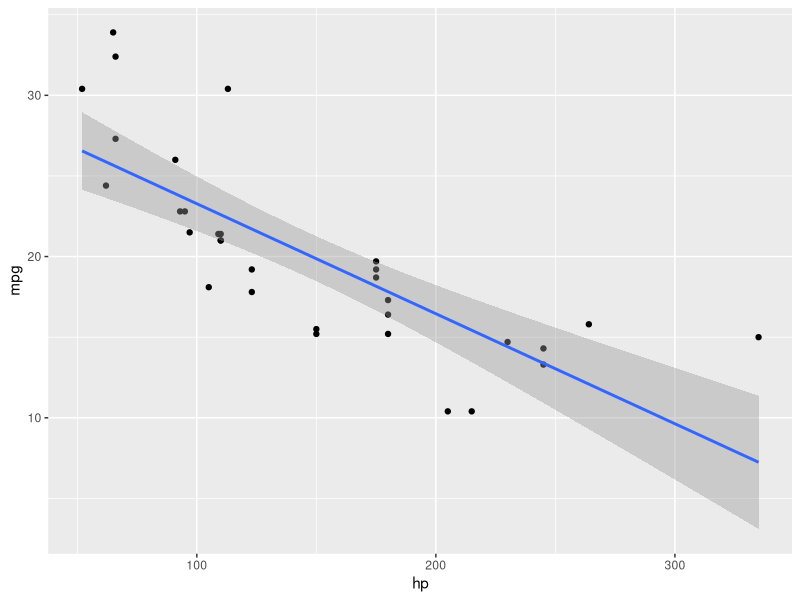
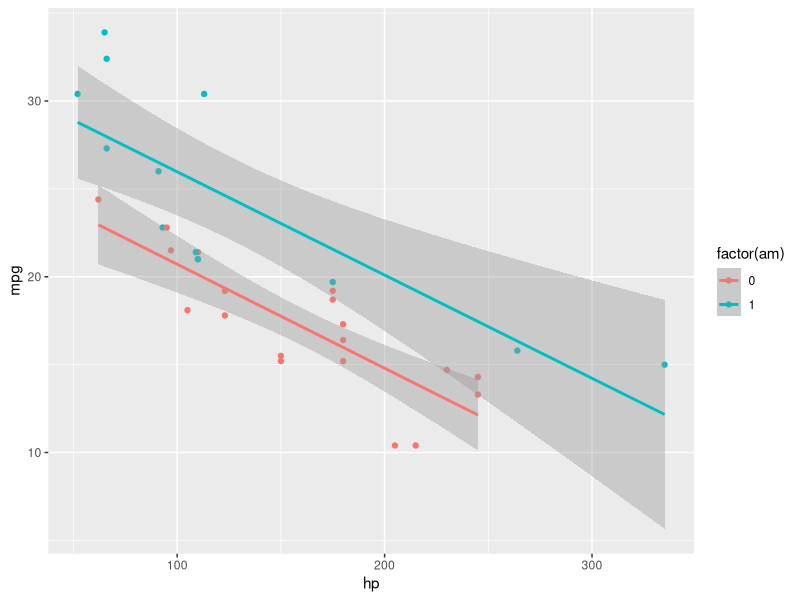

Reproduce these figures in R, in order.
## ---- chunk 1
library(tidyverse)
library(rstatix)
data("diamonds")
## ---- chunk 2
lm1 <- lm(mpg ~ hp, data = mtcars)
summary(lm1)
## ---- chunk 3
mtcars %>% 
  ggplot() +
  aes(x = hp, y = mpg) +
  geom_point() +
  geom_smooth(method = "lm")
## ---- chunk 4
mtcars <-
  mtcars %>% 
  mutate(hp_z = hp - mean(hp))  # zentrieren

lm2 <- lm(mpg ~ hp_z, data = mtcars)

summary(lm2)
## ---- chunk 5
lm3 <- lm(mpg ~ hp_z + am, data = mtcars)

summary(lm3)
## ---- chunk 6
mtcars %>% 
  ggplot() +
  aes(x = hp, y = mpg, color = factor(am)) +
  geom_point() +
  geom_smooth(method = "lm")
## ---- chunk 7
diamonds %>% 
  select(price, carat, depth) %>% 
  cor_mat()
